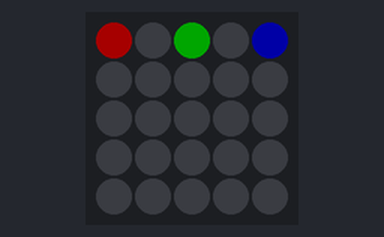
A program run on a simulated ESP32. Shown: 5×5 RGB LED matrix (first LED top left, wired row by row). Dim RGB values are drawn brighter than linear; what the program prints to the serial monitor is not drawn.

Above: at 1.65 s.
At 10.49 s:
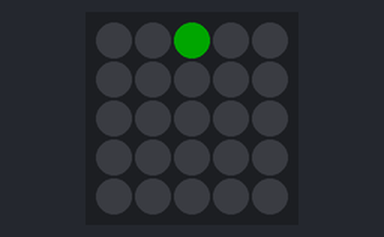
At 20.73 s:
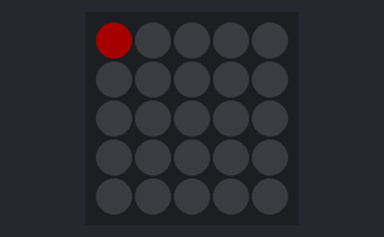
At 39.6 s:
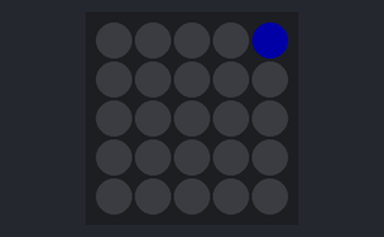

The program:

main.cpp
```cpp
#include <Arduino.h>
#include "M5Atom.h"

struct s_led {
  byte          lednum;	  // LED number
  byte          state;	  // LED state
  unsigned      napms;    // Delay to use (ms)
  TaskHandle_t  taskh;    // Task handle
};

static s_led leds[3] = {
  { 0, 0, 500, 0 },
  { 2, 0, 200, 0 },
  { 4, 0, 750, 0 }
};

static void led_task_func(void *argp) {
  s_led *ledp = (s_led*)argp;
  unsigned stack_hwm = 0, temp;

  vTaskDelay( 1000 / portTICK_PERIOD_MS );

  for (;;) {
    ledp->state ^= 1;
    if (ledp->state == 0){
      M5.dis.drawpix(ledp->lednum, 0x000000);
    } else {
      if(ledp->lednum==0) M5.dis.drawpix(ledp->lednum, 0xff0000);
      if(ledp->lednum==2) M5.dis.drawpix(ledp->lednum, 0x00ff00);
      if(ledp->lednum==4) M5.dis.drawpix(ledp->lednum, 0x0000ff);
    }
    //digitalWrite(ledp->gpio,ledp->state ^= 1);
    temp = uxTaskGetStackHighWaterMark(nullptr);
    if ( !stack_hwm || temp < stack_hwm ) {
      stack_hwm = temp;
      printf("Task for LedNum %d has stack hwm %u\n",
        ledp->lednum,stack_hwm);
    }
    delay(ledp->napms);
  }
}


void setup() {
  // put your setup code here, to run once:
  //Borre el búfer del puerto serie, establezca la velocidad en baudios del puerto serie en 115200; inicialice I2C; inicialice la matriz de LED
  M5.begin(true, false, true);    // Init Atom-Matrix(Initialize serial port, I2C, LED).
  delay(50);                      // delay 50ms.
  M5.dis.fillpix(0x000000);
  int app_cpu = 0;    // CPU number
  delay(500);       // Pause for serial setup
  app_cpu = xPortGetCoreID();
  printf("app_cpu is %d (%s core)\n",
    app_cpu,
    app_cpu > 0 ? "Dual" : "Single");

  printf("LEDs on gpios: ");
  for ( auto& led : leds ) {
    M5.dis.drawpix(led.lednum, 0x000000);
    xTaskCreatePinnedToCore(
      led_task_func,
      "led_task",
      2048,
      &led,
      1,
      &led.taskh,
      app_cpu
    );
    printf("%d ",led.lednum);
  }
  putchar('\n');
}


void loop() {
  vTaskDelay( 1000 / portTICK_PERIOD_MS );
}
```
